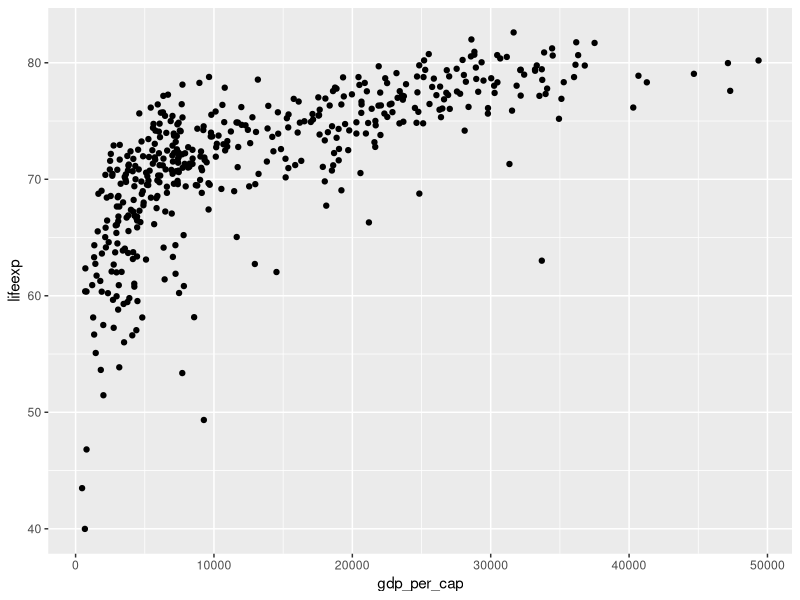
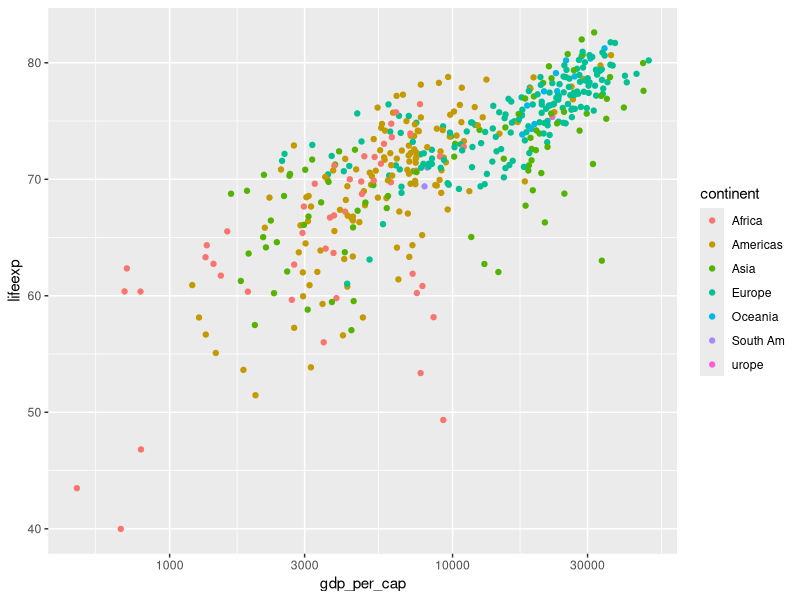
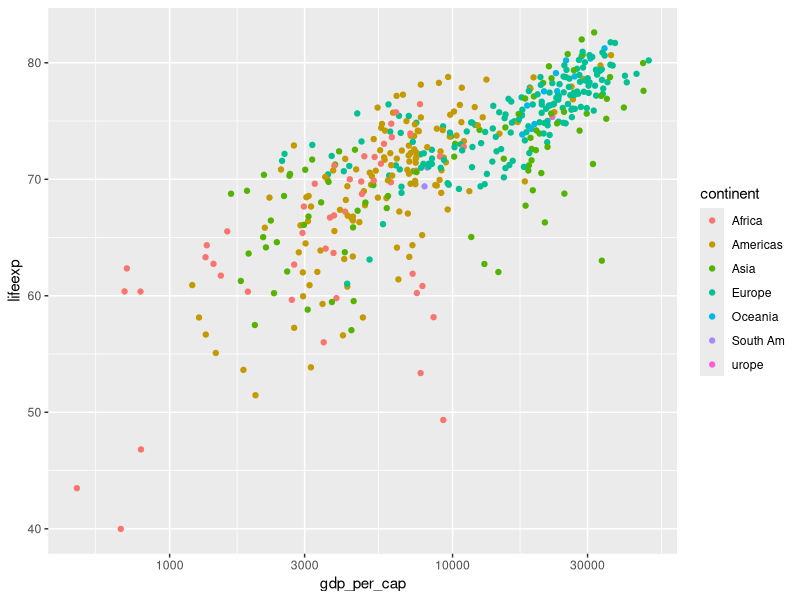
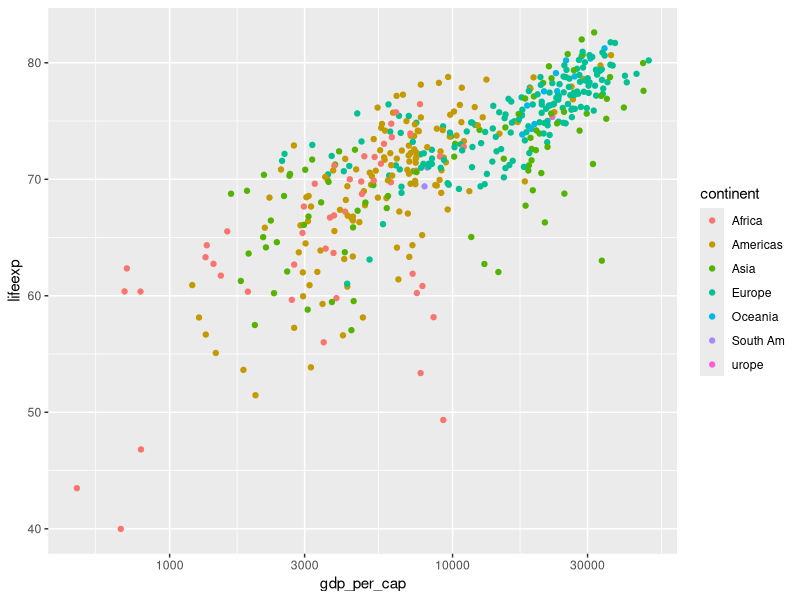
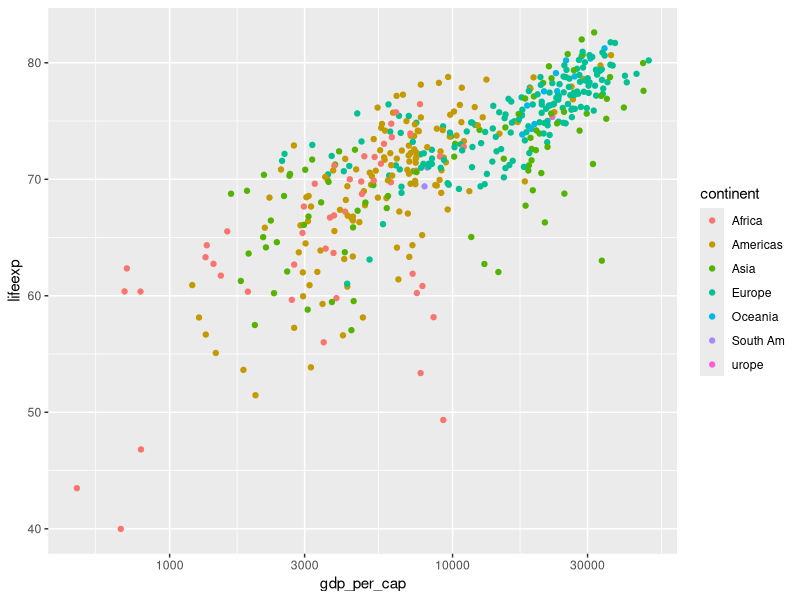

Source code (R) for these figures, in order:
## ---- chunk 1
library(tidyverse)
gm <- read_csv("gapminder.csv")
## ---- chunk 2
head(gm)
## ---- chunk 3
ggplot(gm, aes(gdp_per_cap, lifeexp)) + geom_point()
## ---- chunk 4
ggplot(gm, aes(gdp_per_cap, lifeexp)) + 
  scale_x_log10() + 
  geom_point(aes(col = continent))
## ---- chunk 5
ggplot(gm, aes(gdp_per_cap, lifeexp)) + 
  scale_x_log10() + 
  geom_point(aes(col = continent))
## ---- chunk 6
ggplot(gm, aes(gdp_per_cap, lifeexp)) + 
  scale_x_log10() + 
  geom_point(aes(col = continent))
## ---- chunk 7
ggplot(gm, aes(gdp_per_cap, lifeexp)) + 
  scale_x_log10() + 
  geom_point(aes(col = continent))
## ---- chunk 8
head(gm)
## ---- chunk 9
library(knitr)
kable(head(gm))
